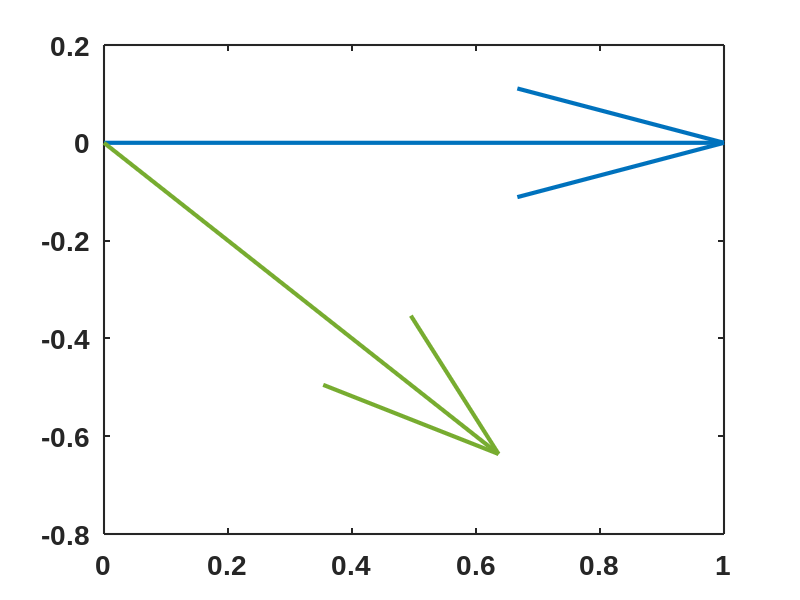

Write MATLAB code to recreate this figure.
%% testbench to test rotating 2d vector
clear all; close all; home;

%% format
set(0, 'DefaultTextFontName', 'Arial', 'DefaultTextFontSize', 20, 'DefaultTextFontWEight', 'Bold');
set(0, 'DefaultAxesFontName', 'Arial', 'DefaultAxesFontSize', 20, 'DefaultAxesFontWeight', 'Bold', 'DefaultAxesLineWidth', 1.5);
set(0, 'DefaultLineLineWidth', 3, 'DefaultLineMarkerSize', 10);

%% create 2d vector

v = [1; 0];
v0 = [0; 0];

%rotate the vector with yaw angle
yaw = -pi/4;

C = [cos(yaw), -sin(yaw);
     sin(yaw), cos(yaw)];

vRot = C * v;


figure, 
quiver(v0(1), v0(2), v(1), v(2), 0);
hold on;
quiver(v0(1), v0(2), vRot(1), vRot(2));


%% calculate distance
x_drone = 37; y_drone = 68;
x_targ = 360; y_targ = 328;

d_s = sqrt((x_drone-x_targ)^2 + (y_drone-y_targ)^2)


d_s_matlab = norm([(x_drone-x_targ); (y_drone-y_targ)])


